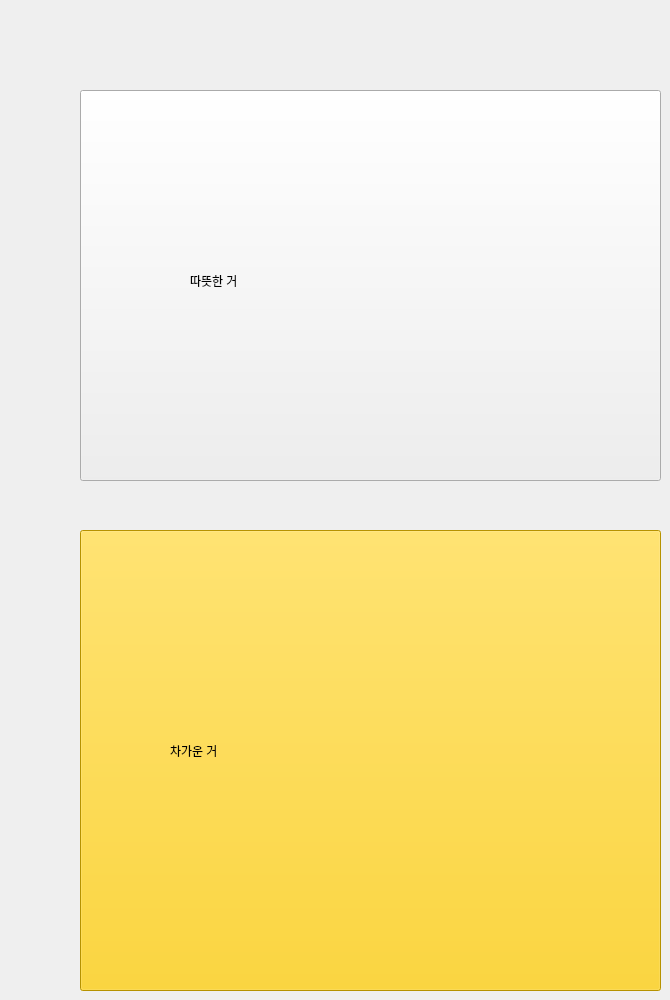
      <widget class="QWidget" name="D_I_H_option_page">
       <widget class="QPushButton" name="D_hot_btn">
        <property name="geometry">
         <rect>
          <x>80</x>
          <y>90</y>
          <width>581</width>
          <height>391</height>
         </rect>
        </property>
        <property name="text">
         <string/>
        </property>
       </widget>
       <widget class="QLabel" name="D_hot_label">
        <property name="geometry">
         <rect>
          <x>190</x>
          <y>190</y>
          <width>361</width>
          <height>181</height>
         </rect>
        </property>
        <property name="styleSheet">
         <string notr="true">QLabel {
	font: 80pt &quot;휴먼아미체&quot;;
    background-color: transparent;
}</string>
        </property>
        <property name="text">
         <string>따뜻한 거</string>
        </property>
       </widget>
       <widget class="QPushButton" name="D_ice_btn">
        <property name="geometry">
         <rect>
          <x>80</x>
          <y>530</y>
          <width>581</width>
          <height>461</height>
         </rect>
        </property>
        <property name="styleSheet">
         <string notr="true">QPushButton {
    background-color: rgb(255, 204, 0);   /* 노란색 */
    /*border: 2px solid black;    /* 검정 테두리 */
   /* border-radius: 20px;        /* 둥근 정도 (원하는 값으로 조정) */
    font-size: 24px;            /* 폰트 크기도 여기서 조절 가능 */
}
</string>
        </property>
        <property name="text">
         <string/>
        </property>
       </widget>
       <widget class="QLabel" name="D_ice_label">
        <property name="geometry">
         <rect>
          <x>170</x>
          <y>650</y>
          <width>371</width>
          <height>201</height>
         </rect>
        </property>
        <property name="styleSheet">
         <string notr="true">QLabel {
	font: 80pt &quot;휴먼아미체&quot;;
    background-color: transparent;
}</string>
        </property>
        <property name="text">
         <string>차가운 거</string>
        </property>
       </widget>
      </widget>
